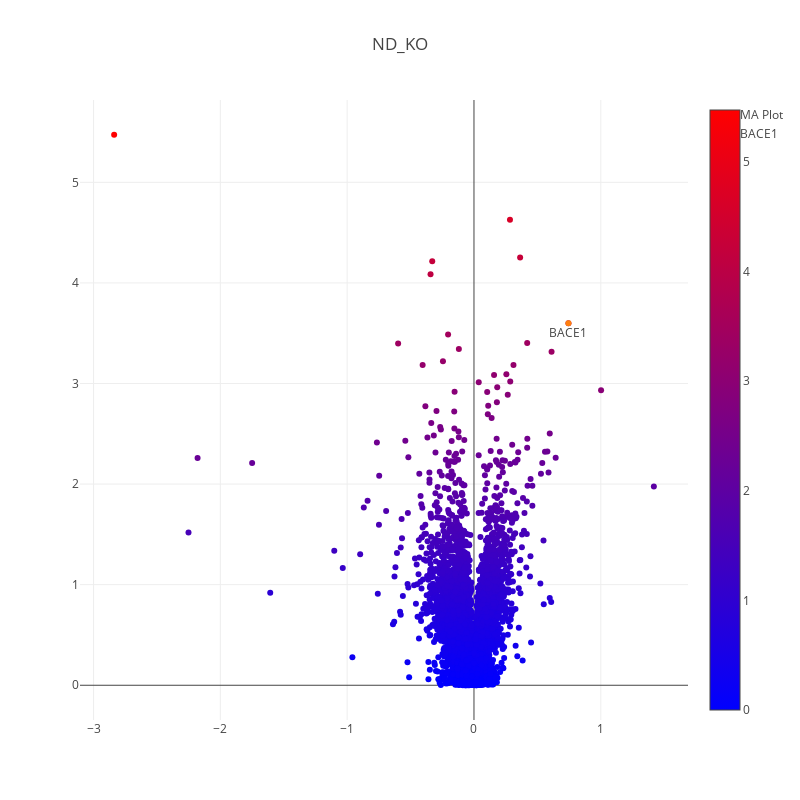

Notebook cell for this chart:
### Code cell
#interactive plot
trace_1 = go.Scatter(
    x=hippo_df['log2_fc_{}'.format(tag)],
    y=hippo_df['log10_{}_pvalue'.format(tag)],
    mode='markers',
    name='MA Plot',
    text = [df.loc[i]['Fasta headers'].split('|')[2].split(';')[0].split(' ')[0] for i in hippo_df.index.values],
    hoverinfo = 'text',
    marker=dict(
        #size=16,
        color = hippo_df['log10_{}_pvalue'.format(tag)], #set color equal to a variable
        colorscale='Bluered',
        showscale=True
    )
)

data = [trace_1]
if bace_index != -1:
    annot_1 = go.Scatter(
    x=[hippo_df.loc[bace_index]['log2_fc_{}'.format(tag)]],
    y=[hippo_df.loc[bace_index]['log10_{}_pvalue'.format(tag)]],
    mode='markers+text',
    name='BACE1',
    text=['BACE1'],
    textposition='bottom center'
    )
    data.append(annot_1)

layout = dict(title=tag,
             width=800,
             height=800,
              
             )
             

fig = go.Figure(data=data, 
                layout=layout)
iplot(fig, filename='test')

### Figure 1 — Plotly figure (JSON) as saved in the notebook; plotly's stock layout.template omitted (floating-point values rounded to 4 significant figures; data arrays with more than 128 entries replaced by an {"elided": "..."} marker saying what was removed)
{"data": [{"hoverinfo": "text", "marker": {"color": {"elided": "5869 float values"}, "colorscale": "Bluered", "showscale": true}, "mode": "markers", "name": "MA Plot", "text": {"elided": "5869 str values"}, "type": "scatter", "uid": "b2eb3959-3724-4a67-955e-274493cc2b43", "x": {"elided": "5869 float values"}, "y": {"elided": "5869 float values"}}, {"mode": "markers+text", "name": "BACE1", "text": ["BACE1"], "textposition": "bottom center", "type": "scatter", "uid": "a31ba674-d219-41ed-a015-c73ebcb66d95", "x": [0.745], "y": [3.598]}], "layout": {"height": 800, "title": {"text": "ND_KO"}, "width": 800}}
